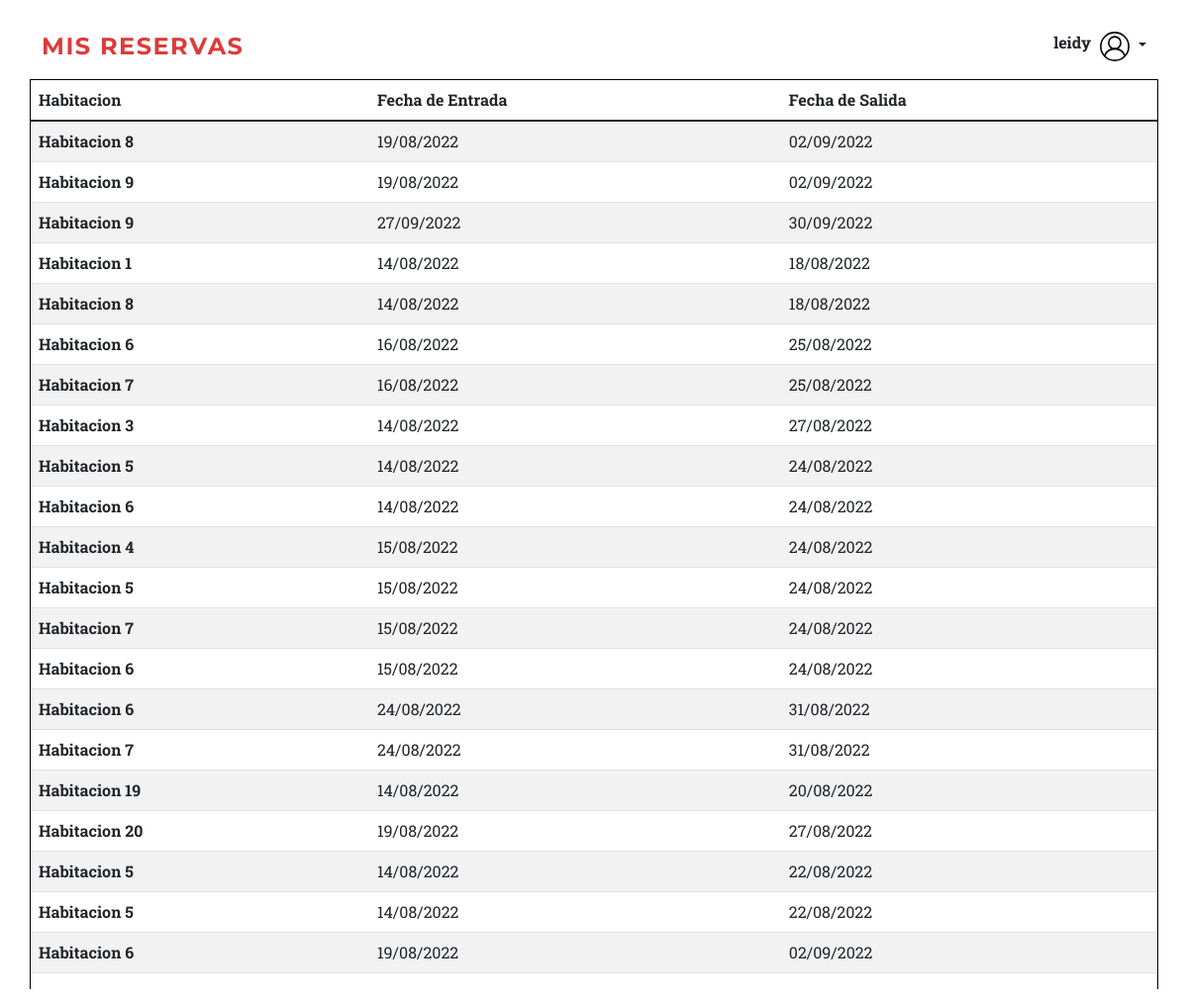
Page /Mis_reservas (signed in) on the committed database.
### tables this page shows
CREATE TABLE Usuarios (
  _id integer  primary key autoincrement not null,
  nombre varchar(100),
  correo varchar(100),
  contrasena varchar(100),
  rol varchar(20)
);

CREATE TABLE Reserva (_id integer PRIMARY KEY AUTOINCREMENT NOT NULL, user_id integer REFERENCES Usuarios (_id), habitacion_id integer REFERENCES Habitaciones (_id), fecha_entrada DATE, fecha_salida DATE);

### routes/Admin_reserva.py (the view)
@app.route('/Mis_reservas')
def MisReservas():
    if current_user.rol == "3":
        res = reservas().get_lista()
        parsed = res
        return render_template('Mis_reservas.html', items=parsed, formato_moneda=format_decimal)
    else:
        return render_template('index.html')

### apis/API_Reservas.py (called while the page is built)
    def get_lista(self):
        try:
            conn = db_connect.connect()
            query = conn.execute("SELECT * FROM Reserva ORDER BY _id ASC")
            result = {'Reservas': [dict(zip(tuple (query.keys()), i)) for i in query.cursor], 'mensaje': "Reservas listadas.", 'exito': True}
            return result
        except Exception as ex:
            return ({'mensaje': "Error", 'exito': False})

### auth/Autenticacion.py (called while the page is built)
@login_manager_app.user_loader
def load_user(id):
    return ModelUser.get_by_id(db, id)

### models/ModelUser.py (called while the page is built)
    @classmethod
    def get_by_id(self, db, id):
        try:
            conn = db.connect()
            query = conn.execute("SELECT _id, correo, nombre, rol FROM usuarios WHERE _id = {}".format(id))
            row = query.fetchone()
            if row != None:
                return User(row[0], row[1], None, row[2], row[3])
            else:
                return None
        except Exception as ex:
            raise Exception(ex)

### templates/Mis_reservas.html (shortened to what this page needs)
<!DOCTYPE html>
<html lang="es">
    <head>
        <link href="static/css/styles.css" rel="stylesheet" />
        <link rel="stylesheet" href="static/css/administradorHabitaciones.css" />
        <link rel="stylesheet" href="static/css/estrellas.css" />
    </head>
    <body id="page-top">
            <nav class="navbar navbar-expand-lg navbar-dark fixed-top" id="mainNav">
                <div class="container">
                    <a class="navbar-brand" style="color:#DE3A3A" href="#page-top">Mis Reservas</a>
                  <form class="d-flex">
                    <p class="nav-item" ><p></p><Strong>{{ current_user.nombre }} &nbsp;</Strong></p>
                    {% if current_user.is_authenticated %}
                                    <div class="dropdown text-end">
                                        <a href="#" class="d-block link-dark text-decoration-none dropdown-toggle" data-bs-toggle="dropdown" aria-expanded="false">
                                          <img src="{{ url_for('static', filename='assets/user.svg') }}" alt="mdo" width="32" height="32" class="rounded-circle">
                                        </a>
                                      </div>
                                {% endif %}
                  </form>
                </div>
              </nav>
        <ul class="lista container">
            <table class="table table-striped table-hover" id="myTable">
                <thead>
              <tr>
                <th scope="col">Habitacion</th>
                <th scope="col">Fecha de Entrada</th>
                <th scope="col">Fecha de Salida</th>
              </tr>
            </thead>
            <tbody>
                {% for x in items["Reservas"] %}
                    {% if x["user_id"] == current_user.id %}
                    <tr>
                        <th scope="row">Habitacion {{ x["habitacion_id"] }}</th>
                        <td>{{ x["fecha_entrada"] }}</td>
                        <td>{{ x["fecha_salida"] }}</td>
                    </tr>
                    {% endif %}
                {% endfor %}
            </tbody>
            </table>
        </ul>
    </body>
</html>

### static/css/administradorHabitaciones.css (style rules this page uses)
body { display: flex; }
.lista { margin-top: 80px; width: 100%; padding: 0; border: 1px solid black; border-bottom: none; }

### rows in the picture
Usuarios: nombre "leidy"
Reserva: habitacion_id "5", fecha_entrada "14/08/2022", fecha_salida "22/08/2022"
Reserva: habitacion_id "6", fecha_entrada "19/08/2022", fecha_salida "02/09/2022"
Reserva: habitacion_id "8", fecha_entrada "19/08/2022", fecha_salida "02/09/2022"
Reserva: habitacion_id "9", fecha_entrada "19/08/2022", fecha_salida "02/09/2022"
Reserva: habitacion_id "9", fecha_entrada "27/09/2022", fecha_salida "30/09/2022"
Reserva: habitacion_id "1", fecha_entrada "14/08/2022", fecha_salida "18/08/2022"
Reserva: habitacion_id "8", fecha_entrada "14/08/2022", fecha_salida "18/08/2022"
Reserva: habitacion_id "6", fecha_entrada "16/08/2022", fecha_salida "25/08/2022"
Reserva: habitacion_id "7", fecha_entrada "16/08/2022", fecha_salida "25/08/2022"
Reserva: habitacion_id "3", fecha_entrada "14/08/2022", fecha_salida "27/08/2022"
Reserva: habitacion_id "5", fecha_entrada "14/08/2022", fecha_salida "24/08/2022"
Reserva: habitacion_id "6", fecha_entrada "14/08/2022", fecha_salida "24/08/2022"
Reserva: habitacion_id "4", fecha_entrada "15/08/2022", fecha_salida "24/08/2022"
Reserva: habitacion_id "5", fecha_entrada "15/08/2022", fecha_salida "24/08/2022"
Reserva: habitacion_id "7", fecha_entrada "15/08/2022", fecha_salida "24/08/2022"
Reserva: habitacion_id "6", fecha_entrada "15/08/2022", fecha_salida "24/08/2022"
Reserva: habitacion_id "6", fecha_entrada "24/08/2022", fecha_salida "31/08/2022"
Reserva: habitacion_id "7", fecha_entrada "24/08/2022", fecha_salida "31/08/2022"
Reserva: habitacion_id "19", fecha_entrada "14/08/2022", fecha_salida "20/08/2022"
Reserva: habitacion_id "20", fecha_entrada "19/08/2022", fecha_salida "27/08/2022"
Reserva: habitacion_id "5", fecha_entrada "14/08/2022", fecha_salida "22/08/2022"
